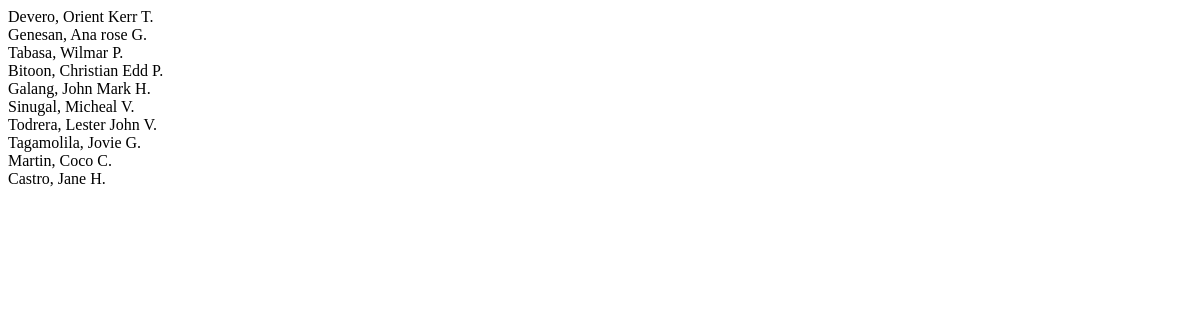
The app's page /actions/loan_search_borrower.php with its own data.
### tables this page shows
CREATE TABLE `members` (
  `id` int(11) NOT NULL AUTO_INCREMENT,
  `member_id` int(11) NOT NULL,
  `firstname` varchar(20) NOT NULL,
  `middlename` varchar(30) NOT NULL,
  `lastname` varchar(30) NOT NULL,
  `age` int(11) NOT NULL,
  `gender` varchar(11) NOT NULL,
  `mobile_number` text NOT NULL,
  `province` varchar(30) NOT NULL,
  `city` varchar(30) NOT NULL,
  `barangay` varchar(30) DEFAULT NULL,
  `land_area` int(30) NOT NULL,
  `status` tinyint(1) NOT NULL,
  `date_registered` datetime DEFAULT NULL,
  PRIMARY KEY (`id`)
);

### actions/loan_search_borrower.php (the view, shortened to what this page needs)
<?php
require "../includes/db_conn.php";
$query = $_POST['query'];
$sql = "SELECT * FROM members WHERE (lastname LIKE '%$query%' OR firstname LIKE '%$query%' OR middlename LIKE '%$query%' OR member_id LIKE '%$query%') AND status = 1";
$result = mysqli_query($conn, $sql);
if (mysqli_num_rows($result) > 0) {
  while ($row = mysqli_fetch_assoc($result)) {
    $member_id = $row['member_id'];
    $member_name = $row['lastname'] . ", " . $row['firstname'] . " " . substr($row['middlename'], 0, 1) . ".";
    ?>
    <div class="member-item" data-id="<?php echo $member_id; ?>" style="">
      <a class="m-1 member-name" type="button"><?php echo $member_name; ?></a>
    </div>
    <?php
  }
} else {
  echo "<div class='member-item'>No results found</div>";
}
?>

### actions/loan_search_borrower.php (style rules this page uses)
.member-name { text-decoration: none; color: black; }

### records on screen
members: member_name "Devero, Orient Kerr T."
members: member_name "Genesan, Ana rose G."
members: member_name "Tabasa, Wilmar P."
members: member_name "Bitoon, Christian Edd P."
members: member_name "Galang, John Mark H."
members: member_name "Sinugal, Micheal V."
members: member_name "Todrera, Lester John V."
members: member_name "Tagamolila, Jovie G."
members: member_name "Martin, Coco C."
members: member_name "Castro, Jane H."
